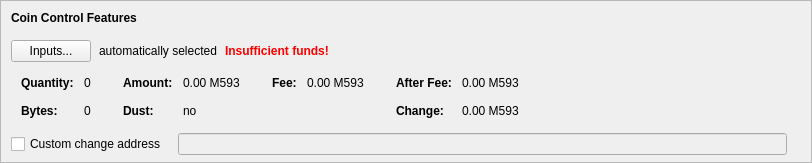
      <widget class="QFrame" name="frameCoinControl">
       <property name="sizePolicy">
        <sizepolicy hsizetype="Expanding" vsizetype="Fixed">
         <horstretch>0</horstretch>
         <verstretch>0</verstretch>
        </sizepolicy>
       </property>
       <property name="maximumSize">
        <size>
         <width>16777215</width>
         <height>16777215</height>
        </size>
       </property>
       <property name="frameShape">
        <enum>QFrame::StyledPanel</enum>
       </property>
       <property name="frameShadow">
        <enum>QFrame::Sunken</enum>
       </property>
       <layout class="QVBoxLayout" name="verticalLayoutCoinControl2">
        <property name="spacing">
         <number>0</number>
        </property>
        <property name="leftMargin">
         <number>0</number>
        </property>
        <property name="topMargin">
         <number>0</number>
        </property>
        <property name="rightMargin">
         <number>0</number>
        </property>
        <property name="bottomMargin">
         <number>6</number>
        </property>
        <item>
         <layout class="QVBoxLayout" name="verticalLayoutCoinControl" stretch="0,0,0,0,0">
          <property name="spacing">
           <number>0</number>
          </property>
          <property name="leftMargin">
           <number>10</number>
          </property>
          <property name="topMargin">
           <number>10</number>
          </property>
          <item>
           <layout class="QHBoxLayout" name="horizontalLayoutCoinControl1">
            <property name="bottomMargin">
             <number>15</number>
            </property>
            <item>
             <widget class="QLabel" name="labelCoinControlFeatures">
              <property name="sizePolicy">
               <sizepolicy hsizetype="Preferred" vsizetype="Maximum">
                <horstretch>0</horstretch>
                <verstretch>0</verstretch>
               </sizepolicy>
              </property>
              <property name="font">
               <font>
                <weight>75</weight>
                <bold>true</bold>
               </font>
              </property>
              <property name="styleSheet">
               <string notr="true">font-weight:bold;</string>
              </property>
              <property name="text">
               <string>Coin Control Features</string>
              </property>
             </widget>
            </item>
           </layout>
          </item>
          <item>
           <layout class="QHBoxLayout" name="horizontalLayoutCoinControl2" stretch="0,0,0,0">
            <property name="spacing">
             <number>8</number>
            </property>
            <property name="bottomMargin">
             <number>10</number>
            </property>
            <item>
             <widget class="QPushButton" name="pushButtonCoinControl">
              <property name="styleSheet">
               <string notr="true"/>
              </property>
              <property name="text">
               <string>Inputs...</string>
              </property>
              <property name="autoDefault">
               <bool>false</bool>
              </property>
             </widget>
            </item>
            <item>
             <widget class="QLabel" name="labelCoinControlAutomaticallySelected">
              <property name="text">
               <string>automatically selected</string>
              </property>
              <property name="margin">
               <number>5</number>
              </property>
             </widget>
            </item>
            <item>
             <widget class="QLabel" name="labelCoinControlInsuffFunds">
              <property name="font">
               <font>
                <weight>75</weight>
                <bold>true</bold>
               </font>
              </property>
              <property name="styleSheet">
               <string notr="true">color:red;font-weight:bold;</string>
              </property>
              <property name="text">
               <string>Insufficient funds!</string>
              </property>
              <property name="margin">
               <number>5</number>
              </property>
             </widget>
            </item>
            <item>
             <spacer name="horizontalSpacerCoinControl">
              <property name="orientation">
               <enum>Qt::Horizontal</enum>
              </property>
              <property name="sizeHint" stdset="0">
               <size>
                <width>40</width>
                <height>1</height>
               </size>
              </property>
             </spacer>
            </item>
           </layout>
          </item>
          <item>
           <widget class="QWidget" name="widgetCoinControl" native="true">
            <property name="sizePolicy">
             <sizepolicy hsizetype="Preferred" vsizetype="Preferred">
              <horstretch>0</horstretch>
              <verstretch>0</verstretch>
             </sizepolicy>
            </property>
            <property name="minimumSize">
             <size>
              <width>0</width>
              <height>0</height>
             </size>
            </property>
            <property name="styleSheet">
             <string notr="true"/>
            </property>
            <layout class="QHBoxLayout" name="horizontalLayoutCoinControl5">
             <property name="leftMargin">
              <number>0</number>
             </property>
             <property name="topMargin">
              <number>0</number>
             </property>
             <property name="rightMargin">
              <number>0</number>
             </property>
             <property name="bottomMargin">
              <number>0</number>
             </property>
             <item>
              <layout class="QHBoxLayout" name="horizontalLayoutCoinControl3" stretch="0,0,0,1">
               <property name="spacing">
                <number>20</number>
               </property>
               <property name="topMargin">
                <number>0</number>
               </property>
               <property name="bottomMargin">
                <number>10</number>
               </property>
               <item>
                <layout class="QFormLayout" name="formLayoutCoinControl1">
                 <property name="horizontalSpacing">
                  <number>10</number>
                 </property>
                 <property name="verticalSpacing">
                  <number>14</number>
                 </property>
                 <property name="leftMargin">
                  <number>10</number>
                 </property>
                 <property name="topMargin">
                  <number>4</number>
                 </property>
                 <property name="rightMargin">
                  <number>6</number>
                 </property>
                 <item row="0" column="0">
                  <widget class="QLabel" name="labelCoinControlQuantityText">
                   <property name="font">
                    <font>
                     <weight>75</weight>
                     <bold>true</bold>
                    </font>
                   </property>
                   <property name="text">
                    <string>Quantity:</string>
                   </property>
                   <property name="margin">
                    <number>0</number>
                   </property>
                  </widget>
                 </item>
                 <item row="0" column="1">
                  <widget class="QLabel" name="labelCoinControlQuantity">
                   <property name="cursor">
                    <cursorShape>IBeamCursor</cursorShape>
                   </property>
                   <property name="contextMenuPolicy">
                    <enum>Qt::ActionsContextMenu</enum>
                   </property>
                   <property name="text">
                    <string notr="true">0</string>
                   </property>
                   <property name="margin">
                    <number>0</number>
                   </property>
                   <property name="textInteractionFlags">
                    <set>Qt::LinksAccessibleByMouse|Qt::TextSelectableByKeyboard|Qt::TextSelectableByMouse</set>
                   </property>
                  </widget>
                 </item>
                 <item row="1" column="0">
                  <widget class="QLabel" name="labelCoinControlBytesText">
                   <property name="font">
                    <font>
                     <weight>75</weight>
                     <bold>true</bold>
                    </font>
                   </property>
                   <property name="text">
                    <string>Bytes:</string>
                   </property>
                  </widget>
                 </item>
                 <item row="1" column="1">
                  <widget class="QLabel" name="labelCoinControlBytes">
                   <property name="cursor">
                    <cursorShape>IBeamCursor</cursorShape>
                   </property>
                   <property name="contextMenuPolicy">
                    <enum>Qt::ActionsContextMenu</enum>
                   </property>
                   <property name="text">
                    <string notr="true">0</string>
                   </property>
                   <property name="textInteractionFlags">
                    <set>Qt::LinksAccessibleByMouse|Qt::TextSelectableByKeyboard|Qt::TextSelectableByMouse</set>
                   </property>
                  </widget>
                 </item>
                </layout>
               </item>
               <item>
                <layout class="QFormLayout" name="formLayoutCoinControl2">
                 <property name="horizontalSpacing">
                  <number>10</number>
                 </property>
                 <property name="verticalSpacing">
                  <number>14</number>
                 </property>
                 <property name="leftMargin">
                  <number>6</number>
                 </property>
                 <property name="topMargin">
                  <number>4</number>
                 </property>
                 <property name="rightMargin">
                  <number>6</number>
                 </property>
                 <item row="0" column="0">
                  <widget class="QLabel" name="labelCoinControlAmountText">
                   <property name="font">
                    <font>
                     <weight>75</weight>
                     <bold>true</bold>
                    </font>
                   </property>
                   <property name="text">
                    <string>Amount:</string>
                   </property>
                   <property name="margin">
                    <number>0</number>
                   </property>
                  </widget>
                 </item>
                 <item row="0" column="1">
                  <widget class="QLabel" name="labelCoinControlAmount">
                   <property name="cursor">
                    <cursorShape>IBeamCursor</cursorShape>
                   </property>
                   <property name="contextMenuPolicy">
                    <enum>Qt::ActionsContextMenu</enum>
                   </property>
                   <property name="text">
                    <string notr="true">0.00 M593</string>
                   </property>
                   <property name="textInteractionFlags">
                    <set>Qt::LinksAccessibleByMouse|Qt::TextSelectableByKeyboard|Qt::TextSelectableByMouse</set>
                   </property>
                  </widget>
                 </item>
                 <item row="1" column="0">
                  <widget class="QLabel" name="labelCoinControlLowOutputText">
                   <property name="font">
                    <font>
                     <weight>75</weight>
                     <bold>true</bold>
                    </font>
                   </property>
                   <property name="text">
                    <string>Dust:</string>
                   </property>
                  </widget>
                 </item>
                 <item row="1" column="1">
                  <widget class="QLabel" name="labelCoinControlLowOutput">
                   <property name="cursor">
                    <cursorShape>IBeamCursor</cursorShape>
                   </property>
                   <property name="contextMenuPolicy">
                    <enum>Qt::ActionsContextMenu</enum>
                   </property>
                   <property name="text">
                    <string notr="true">no</string>
                   </property>
                   <property name="textInteractionFlags">
                    <set>Qt::LinksAccessibleByMouse|Qt::TextSelectableByKeyboard|Qt::TextSelectableByMouse</set>
                   </property>
                  </widget>
                 </item>
                </layout>
               </item>
               <item>
                <layout class="QFormLayout" name="formLayoutCoinControl3">
                 <property name="horizontalSpacing">
                  <number>10</number>
                 </property>
                 <property name="verticalSpacing">
                  <number>14</number>
                 </property>
                 <property name="leftMargin">
                  <number>6</number>
                 </property>
                 <property name="topMargin">
                  <number>4</number>
                 </property>
                 <property name="rightMargin">
                  <number>6</number>
                 </property>
                 <item row="0" column="0">
                  <widget class="QLabel" name="labelCoinControlFeeText">
                   <property name="font">
                    <font>
                     <weight>75</weight>
                     <bold>true</bold>
                    </font>
                   </property>
                   <property name="text">
                    <string>Fee:</string>
                   </property>
                   <property name="margin">
                    <number>0</number>
                   </property>
                  </widget>
                 </item>
                 <item row="0" column="1">
                  <widget class="QLabel" name="labelCoinControlFee">
                   <property name="cursor">
                    <cursorShape>IBeamCursor</cursorShape>
                   </property>
                   <property name="contextMenuPolicy">
                    <enum>Qt::ActionsContextMenu</enum>
                   </property>
                   <property name="text">
                    <string notr="true">0.00 M593</string>
                   </property>
                   <property name="textInteractionFlags">
                    <set>Qt::LinksAccessibleByMouse|Qt::TextSelectableByKeyboard|Qt::TextSelectableByMouse</set>
                   </property>
                  </widget>
                 </item>
                </layout>
               </item>
               <item>
                <layout class="QFormLayout" name="formLayoutCoinControl4">
                 <property name="horizontalSpacing">
                  <number>10</number>
                 </property>
                 <property name="verticalSpacing">
                  <number>14</number>
                 </property>
                 <property name="leftMargin">
                  <number>6</number>
                 </property>
                 <property name="topMargin">
                  <number>4</number>
                 </property>
                 <property name="rightMargin">
                  <number>6</number>
                 </property>
                 <item row="0" column="0">
                  <widget class="QLabel" name="labelCoinControlAfterFeeText">
                   <property name="font">
                    <font>
                     <weight>75</weight>
                     <bold>true</bold>
                    </font>
                   </property>
                   <property name="text">
                    <string>After Fee:</string>
                   </property>
                   <property name="margin">
                    <number>0</number>
                   </property>
                  </widget>
                 </item>
                 <item row="0" column="1">
                  <widget class="QLabel" name="labelCoinControlAfterFee">
                   <property name="cursor">
                    <cursorShape>IBeamCursor</cursorShape>
                   </property>
                   <property name="contextMenuPolicy">
                    <enum>Qt::ActionsContextMenu</enum>
                   </property>
                   <property name="text">
                    <string notr="true">0.00 M593</string>
                   </property>
                   <property name="textInteractionFlags">
                    <set>Qt::LinksAccessibleByMouse|Qt::TextSelectableByKeyboard|Qt::TextSelectableByMouse</set>
                   </property>
                  </widget>
                 </item>
                 <item row="1" column="0">
                  <widget class="QLabel" name="labelCoinControlChangeText">
                   <property name="font">
                    <font>
                     <weight>75</weight>
                     <bold>true</bold>
                    </font>
                   </property>
                   <property name="text">
                    <string>Change:</string>
                   </property>
                  </widget>
                 </item>
                 <item row="1" column="1">
                  <widget class="QLabel" name="labelCoinControlChange">
                   <property name="cursor">
                    <cursorShape>IBeamCursor</cursorShape>
                   </property>
                   <property name="contextMenuPolicy">
                    <enum>Qt::ActionsContextMenu</enum>
                   </property>
                   <property name="text">
                    <string notr="true">0.00 M593</string>
                   </property>
                   <property name="textInteractionFlags">
                    <set>Qt::LinksAccessibleByMouse|Qt::TextSelectableByKeyboard|Qt::TextSelectableByMouse</set>
                   </property>
                  </widget>
                 </item>
                </layout>
               </item>
              </layout>
             </item>
            </layout>
           </widget>
          </item>
          <item>
           <layout class="QHBoxLayout" name="horizontalLayoutCoinControl4" stretch="0,0,0">
            <property name="spacing">
             <number>12</number>
            </property>
            <property name="sizeConstraint">
             <enum>QLayout::SetDefaultConstraint</enum>
            </property>
            <property name="topMargin">
             <number>5</number>
            </property>
            <property name="rightMargin">
             <number>5</number>
            </property>
            <item>
             <widget class="QCheckBox" name="checkBoxCoinControlChange">
              <property name="toolTip">
               <string>If this is activated, but the change address is empty or invalid, change will be sent to a newly generated address.</string>
              </property>
              <property name="text">
               <string>Custom change address</string>
              </property>
             </widget>
            </item>
            <item>
             <widget class="QValidatedLineEdit" name="lineEditCoinControlChange">
              <property name="enabled">
               <bool>false</bool>
              </property>
              <property name="sizePolicy">
               <sizepolicy hsizetype="Expanding" vsizetype="Fixed">
                <horstretch>0</horstretch>
                <verstretch>0</verstretch>
               </sizepolicy>
              </property>
             </widget>
            </item>
            <item>
             <widget class="QLabel" name="labelCoinControlChangeLabel">
              <property name="sizePolicy">
               <sizepolicy hsizetype="Preferred" vsizetype="Expanding">
                <horstretch>0</horstretch>
                <verstretch>0</verstretch>
               </sizepolicy>
              </property>
              <property name="minimumSize">
               <size>
                <width>0</width>
                <height>0</height>
               </size>
              </property>
              <property name="text">
               <string/>
              </property>
              <property name="margin">
               <number>3</number>
              </property>
             </widget>
            </item>
           </layout>
          </item>
          <item>
           <spacer name="verticalSpacerCoinControl">
            <property name="orientation">
             <enum>Qt::Vertical</enum>
            </property>
            <property name="sizeHint" stdset="0">
             <size>
              <width>800</width>
              <height>1</height>
             </size>
            </property>
           </spacer>
          </item>
         </layout>
        </item>
       </layout>
      </widget>
